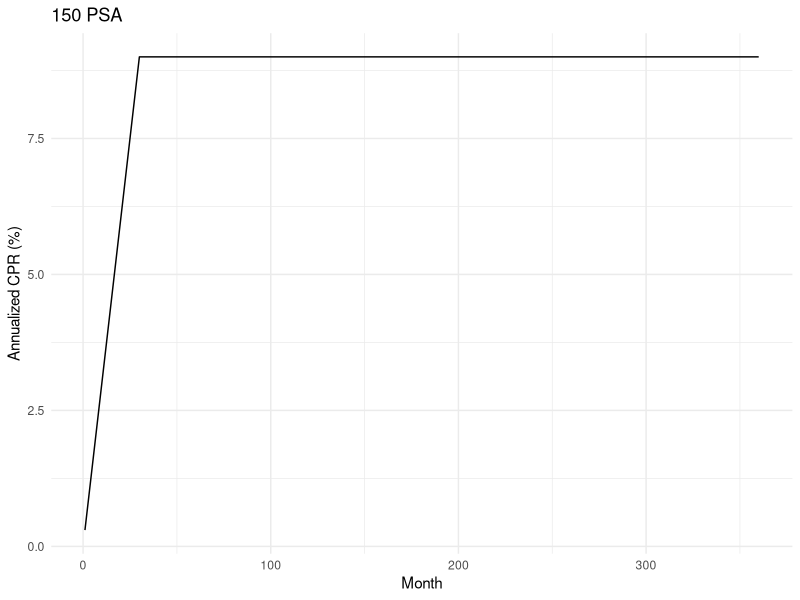

Here is the R script that generated this plot: (Note: this script raises an error after producing the figure.)
# ============================================================================
# Prepayment and Default Modeling: Foundations
# Code extracted from chapters/07-prepayment-foundations.qmd
# Generated by assets/extract_code.R -- edit the chapter, then regenerate.
# ============================================================================

## ---- 01: CPR ⇄ SMM Conversions  (qmd line 238) ---------------------------------------

cpr_to_smm <- function(cpr) 1 - (1 - cpr)^(1/12)
smm_to_cpr <- function(smm) 1 - (1 - smm)^12

# A 10% CPR
cpr_to_smm(0.10)        # 0.00874
# A 1% monthly SMM
smm_to_cpr(0.01)        # 0.1136


## ---- 02: Continuous-Hazard Conversions  (qmd line 250) -------------------------------

hazard_to_smm <- function(h, dt = 1/12) 1 - exp(-h * dt)
smm_to_hazard <- function(smm, dt = 1/12) -log(1 - smm) / dt

# 12% annualized hazard
hazard_to_smm(0.12)     # 0.00995


## ---- 03: PSA Curve  (qmd line 260) ---------------------------------------------------

psa_curve <- function(month, multiplier = 1) {
  base <- pmin(0.06, 0.002 * month)
  base * multiplier
}

library(ggplot2)
months <- 1:360
ggplot(data.frame(month = months, cpr = psa_curve(months, 1.5) * 100),
       aes(month, cpr)) +
  geom_line() +
  labs(x = "Month", y = "Annualized CPR (%)", title = "150 PSA") +
  theme_minimal()


## ---- 04: Empirical Seasoning Curve for Amortizing Loans  (qmd line 281) --------------

library(survival)
library(survminer)
library(dplyr)

# One row per loan: loan_age in months at exit, prepay_event flag
loan_panel <- read.csv("data/sample_loan_panel.csv")
km_fit <- survfit(Surv(loan_age, prepay_event) ~ 1, data = loan_panel)
ggsurvplot(km_fit, fun = "event", conf.int = TRUE,
           legend = "none",
           xlab = "Loan age (months)",
           ylab = "Cumulative prepay incidence")

# Smoothed monthly hazard estimate
hazards <- with(loan_panel,
                tapply(prepay_event, loan_age, mean, na.rm = TRUE))
smm_curve <- data.frame(age = as.numeric(names(hazards)),
                        smm = hazards)


## ---- 05: Burnout Tracking  (qmd line 303) --------------------------------------------

# Cumulative refinance exposure per path
incentive_path <- yield_paths$PRIME - 0.0825  # vs 8.25% loan WAC
burnout_state  <- t(apply(pmax(-incentive_path, 0), 1, cumsum))
# burnout_state[p, t] is cumulative incentive seen by path p through t
